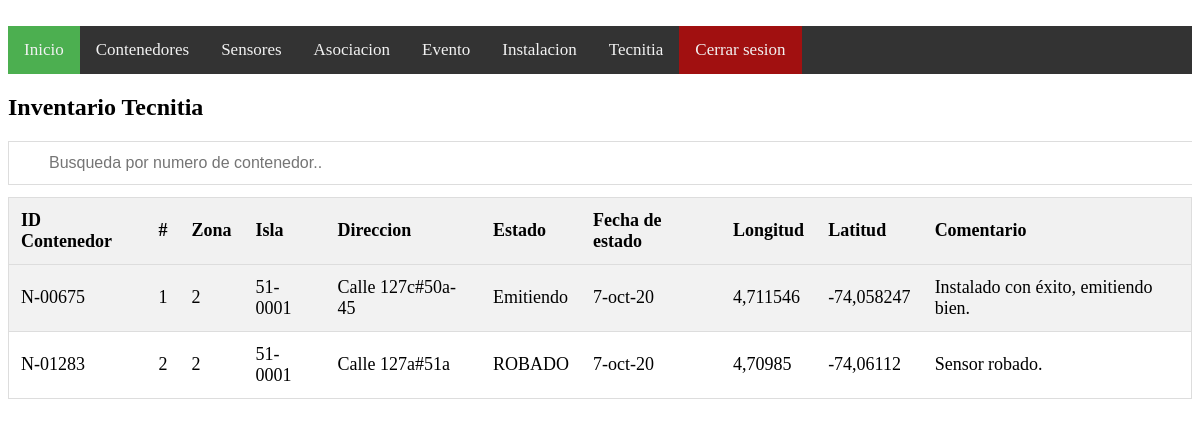
Page /inicio.php on the committed database.
### tables this page shows
CREATE TABLE `inventario` (
  `nregistro` int(10) NOT NULL,
  `idcontenedor` text NOT NULL,
  `zona` text NOT NULL,
  `isla` text NOT NULL,
  `direccion` text NOT NULL,
  `estado` text NOT NULL,
  `fecha` text NOT NULL,
  `longitud` text NOT NULL,
  `latitud` text NOT NULL,
  `comentario` text NOT NULL
);

### inicio.php (the view, shortened to what this page needs)
<?php
include("cn.php");
$inventario = "SELECT * FROM inventario";
?>
<!DOCTYPE html>
<html>
<link rel="stylesheet" href="estilos.css">
<link rel="stylesheet" href="style.css">
<head>
</head>
<body>
<center>
</center>
<div class="topnav" id="myTopnav">
  <a href="inicio.php" class="active">Inicio</a>
  <a href="cont.php">Contenedores</a>
  <a href="sens.php">Sensores</a>
  <a href="asoc.php">Asociacion</a>
  <a href="even.php">Evento</a>
  <a href="inv.php">Instalacion</a>
  <a href="tec.php">Tecnitia</a>
  <a class="active_logout" href="index.php">Cerrar sesion</a>
</div>
<h2>Inventario Tecnitia</h2>
<div style="overflow-x:auto;">
<input type="text" id="myInput" onkeyup="myFunction()" placeholder="Busqueda por numero de contenedor..">
<table id="myTable">
  <tr class="header">
      <th>ID Contenedor</th>
      <th>#</th>
      <th>Zona</th>
      <th>Isla</th>
      <th>Direccion</th>
      <th>Estado</th>
      <th>Fecha de estado</th>
      <th>Longitud</th>
      <th>Latitud</th>
      <th>Comentario</th>
    </tr>
    <?php
    $resultado = mysqli_query($conexion, $inventario);
    while($row = mysqli_fetch_assoc($resultado)){
    ?>
    <tr>
      <td><?php echo $row ["idcontenedor"]?></td>
      <td><?php echo $row ["nregistro"]?></td>
      <td><?php echo $row ["zona"]?></td>
      <td><?php echo $row ["isla"]?></td>
      <td><?php echo $row ["direccion"]?></td>
      <td><?php echo $row ["estado"]?></td>
      <td><?php echo $row ["fecha"]?></td>
      <td><?php echo $row ["latitud"]?></td>
      <td><?php echo $row ["longitud"]?></td>
      <td><?php echo $row ["comentario"]?></td>
      <?php } ?>
    </tr>
</table>
</div>
</body>
</html>

### estilos.css (style rules this page uses)
html { background: url("img/work-2.jpg"); background-size: cover; }
.topnav { background-color: #333; overflow: hidden; }
.topnav a { float: left; display: block; color: #f2f2f2; text-align: center; padding: 14px 16px; text-decoration: none; font-size: 17px; }
.active { background-color: #4CAF50; color: white; }
.active_logout { background-color: #a11010; color: white; }
#myInput { background-image: url('/css/searchicon.png'); background-position: 10px 12px; background-repeat: no-repeat; width: 100%; font-size: 16px; padding: 12px 20px 12px 40px; border: 1px solid #ddd; margin-bottom: 12px; }
#myTable { border-collapse: collapse; width: 100%; border: 1px solid #ddd; font-size: 18px; }
#myTable th, #myTable td { text-align: left; padding: 12px; }
#myTable tr { border-bottom: 1px solid #ddd; }
#myTable tr.header, #myTable tr:hover { background-color: #f1f1f1; }
a { text-decoration: none; font-size: 22px; color: black; }

### inicio.php (style rules this page uses)
table { border-collapse: collapse; border-spacing: 0; width: 100%; border: 1px solid #ddd; }
th, td { text-align: left; padding: 8px; }
tr:nth-child(even) { background-color: #f2f2f2 }

### rows in the picture
inventario: idcontenedor "N-00675", nregistro "1", zona "2", isla "51-0001", direccion "Calle 127c#50a-45", estado "Emitiendo", fecha "7-oct-20", latitud "4,711546", longitud "-74,058247", comentario "Instalado con éxito, emitiendo bien."
inventario: idcontenedor "N-01283", nregistro "2", zona "2", isla "51-0001", direccion "Calle 127a#51a", estado "ROBADO", fecha "7-oct-20", latitud "4,70985", longitud "-74,06112", comentario "Sensor robado."
